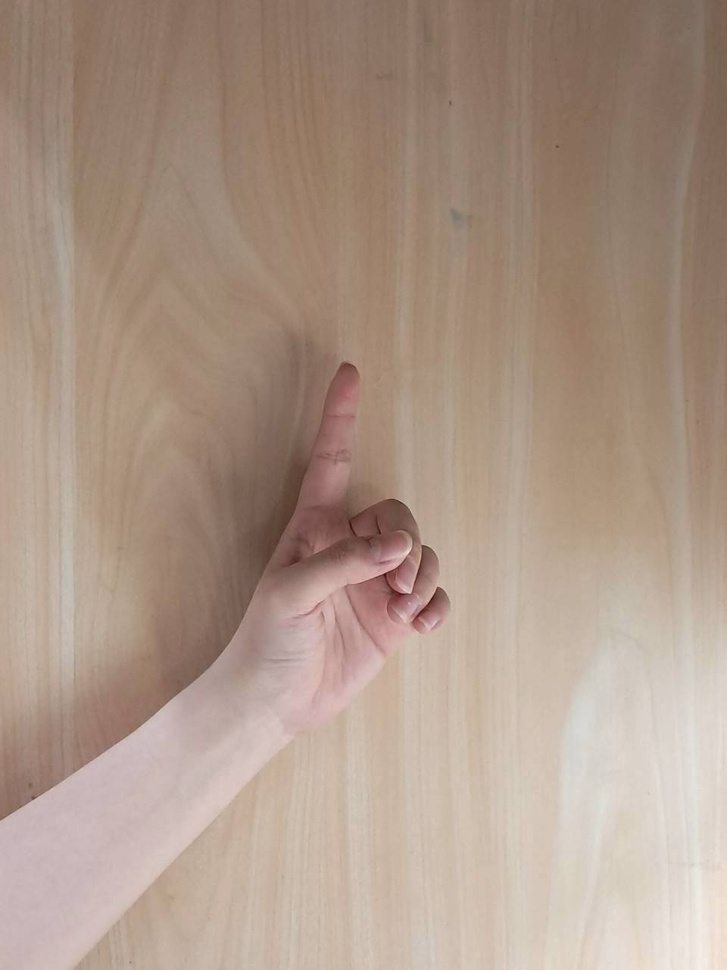
#> input picture train/dataSet/1/gesture1_1.jpg, 727 x 970 px, shrunk from 960 x 1280 before the run; its folder holds only this picture in this run
$ python -i featureExtraction.py   (imports and definitions only)
#> lines starting #> are read from the running program, lines starting #| are printed output that depends on the picture; after the words box and inside, x2 and y2 are one past the last pixel; in counts of white or black regions, pixels touching at a corner belong together
#> further down, picture is the input picture: shape (970, 727, 3); mean B, G, R 136.6, 151.5, 172.6
import os
import cv2
import numpy as np

# ======================================================
# Path Settings
# ======================================================
INPUT_DIR = "./dataSet_test"                # Original root directory of the dataset
OUTPUT_DIR = "./dataSet_test_preprocessed"  # Destination directory for saving feature maps

# Supported image extensions
VALID_EXTENSIONS = (".jpg", ".jpeg", ".png", ".bmp")

def process_single_image(img):
    """
    Core algorithm: Converts a single image into a high-quality,
    smooth, and continuous gesture edge feature map.
    """
    gray = cv2.cvtColor(img, cv2.COLOR_BGR2GRAY)
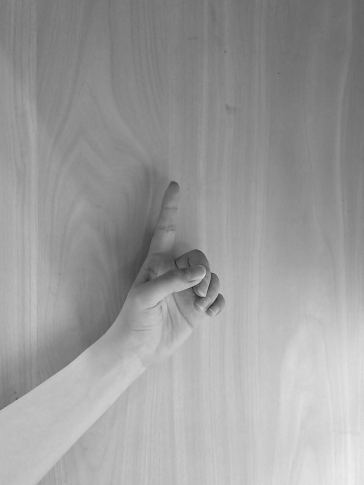
#> gray: shape (970, 727) (shown at 1/2 size); min 15, max 241, mean 156.1
    ycrcb = cv2.cvtColor(img, cv2.COLOR_BGR2YCrCb)
#> ycrcb: shape (970, 727, 3); mean of channels 0, 1, 2 156.1, 139.8, 116.9

    # 1. Skin color detection and mask creation
    lower_skin = np.array([0, 135, 85], dtype=np.uint8)
    upper_skin = np.array([255, 170, 135], dtype=np.uint8)
    skin_mask = cv2.inRange(ycrcb, lower_skin, upper_skin)
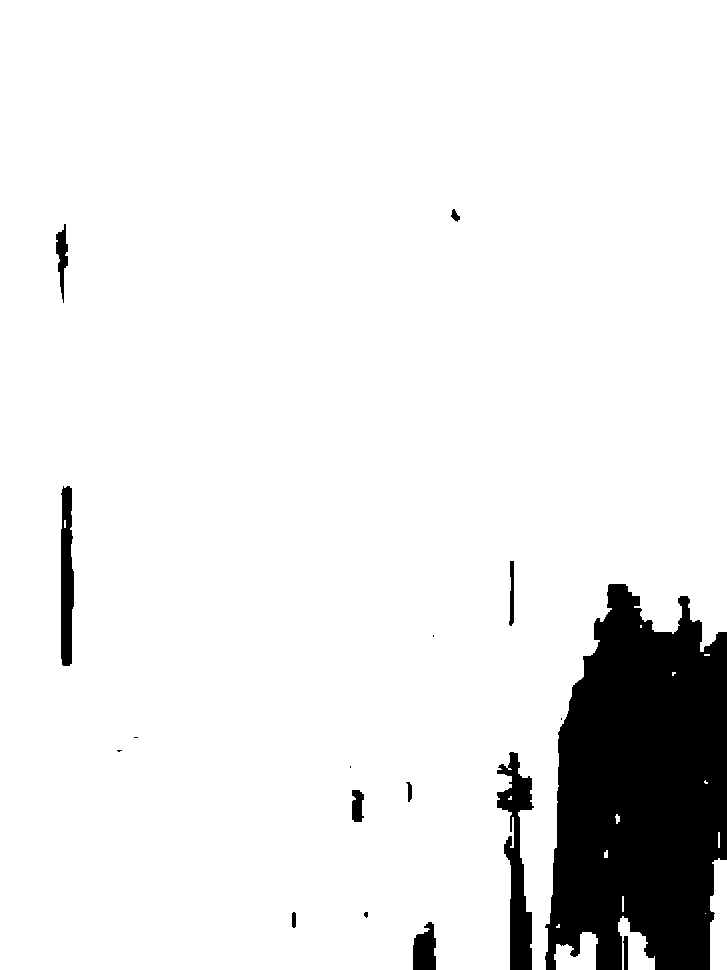
#> skin_mask: shape (970, 727); 91.2% white; 17 black regions (6 under 20 px), largest, box (x1, y1, x2, y2) and area: (545, 584, 727, 970) 53857, (497, 752, 534, 970) 3737, (61, 486, 74, 666) 1956

    kernel = cv2.getStructuringElement(cv2.MORPH_ELLIPSE, (5, 5))
    skin_mask = cv2.morphologyEx(skin_mask, cv2.MORPH_CLOSE, kernel)
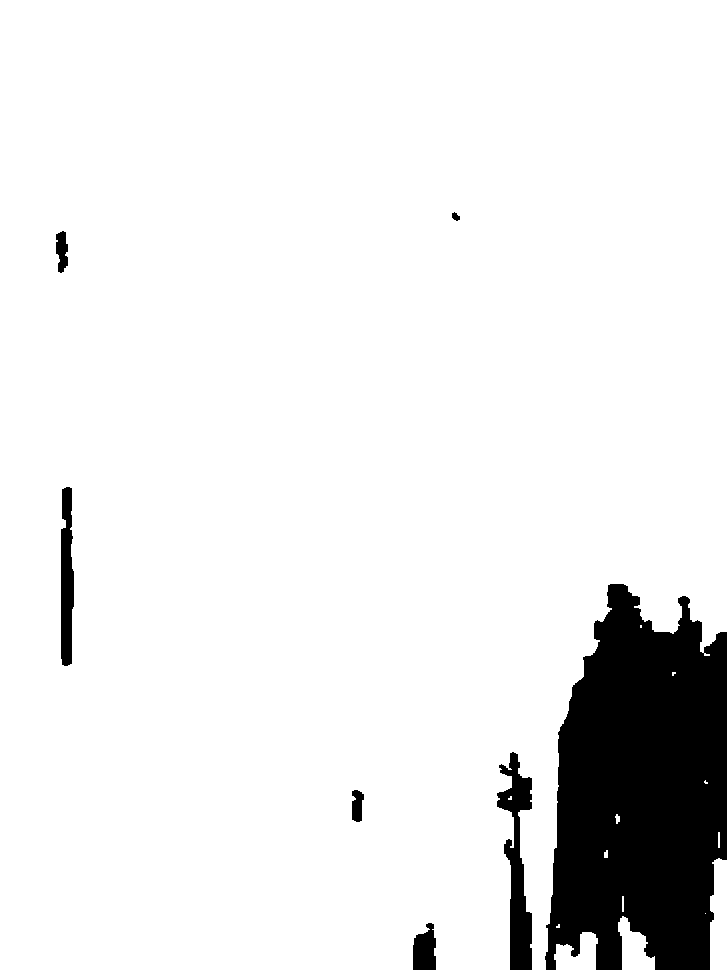
#> skin_mask: shape (970, 727); 91.4% white; 7 black regions, largest, box (x1, y1, x2, y2) and area: (545, 584, 727, 970) 53781, (497, 752, 532, 970) 3638, (61, 487, 74, 666) 1926
    skin_mask = cv2.morphologyEx(skin_mask, cv2.MORPH_OPEN, kernel)
#> skin_mask: shape (970, 727); 91.3% white; 7 black regions

    contours, _ = cv2.findContours(skin_mask, cv2.RETR_EXTERNAL, cv2.CHAIN_APPROX_SIMPLE)
#> contours = 4 contours; box (x1, y1, x2, y2) and area: (0, 0, 727, 970) 640536, (710, 858, 727, 970) 1574, (618, 917, 655, 970) 1084, (554, 932, 598, 970) 1042
    hand_mask = np.zeros_like(skin_mask)
    img_h, img_w = skin_mask.shape[:2]
    img_center = np.array([img_w / 2, img_h / 2])
    img_area = img_h * img_w

    best_contour = None
    min_score = float('inf')

    # Smart central region filter
    for c in contours:
        area = cv2.contourArea(c)
        if area < (img_area * 0.02) or area > (img_area * 0.60):
            continue
        M = cv2.moments(c)
        if M["m00"] != 0:
            cx = int(M["m10"] / M["m00"])
            cy = int(M["m01"] / M["m00"])
            dist = np.linalg.norm(np.array([cx, cy]) - img_center)
            if dist < min_score:
                min_score = dist
                best_contour = c
#> this loop made 4 passes
#> area on passes 1 to 4: 1042.5, 1084.5, 1573.5, 640536.5
#> after the loop, min_score = inf

    if best_contour is not None:
        cv2.drawContours(hand_mask, [best_contour], -1, 255, thickness=cv2.FILLED)
    elif contours:
        best_contour = max(contours, key=cv2.contourArea)
#> best_contour = contour of 432 points, box (x1, y1, x2, y2) (0, 0, 727, 970), area 640536
        cv2.drawContours(hand_mask, [best_contour], -1, 255, thickness=cv2.FILLED)
#> hand_mask: shape (970, 727); 91.1% white; 3 black regions, box (x1, y1, x2, y2) and area: (545, 584, 727, 970) 58036, (497, 752, 532, 970) 3703, (413, 923, 436, 970) 860

    # 2. High-sensitivity Canny (applied to the raw image first to ensure smooth, natural lines)
    raw_blurred = cv2.GaussianBlur(gray, (3, 3), 0)
    raw_canny = cv2.Canny(raw_blurred, 15, 50)
#> raw_canny: shape (970, 727); 0.9% white in thin lines or dots

    # 3. Expand the mask umbrella to filter out background noise
    mask_expand_kernel = cv2.getStructuringElement(cv2.MORPH_ELLIPSE, (15, 15))
    dilated_hand_mask = cv2.dilate(hand_mask, mask_expand_kernel, iterations=1)
#> dilated_hand_mask: shape (970, 727); 92.3% white; 5 black regions (1 under 20 px), largest, box (x1, y1, x2, y2) and area: (553, 591, 727, 970) 53495, (517, 900, 525, 970) 443, (420, 940, 429, 970) 229, (505, 783, 525, 806) 224
    filtered_edges = cv2.bitwise_and(raw_canny, raw_canny, mask=dilated_hand_mask)
#> filtered_edges: shape (970, 727); 0.9% white in thin lines or dots

    # 4. Morphology CLOSE operation to bridge small gaps, followed by a slight dilation
    close_kernel = cv2.getStructuringElement(cv2.MORPH_ELLIPSE, (3, 3))
    closed_edges = cv2.morphologyEx(filtered_edges, cv2.MORPH_CLOSE, close_kernel)
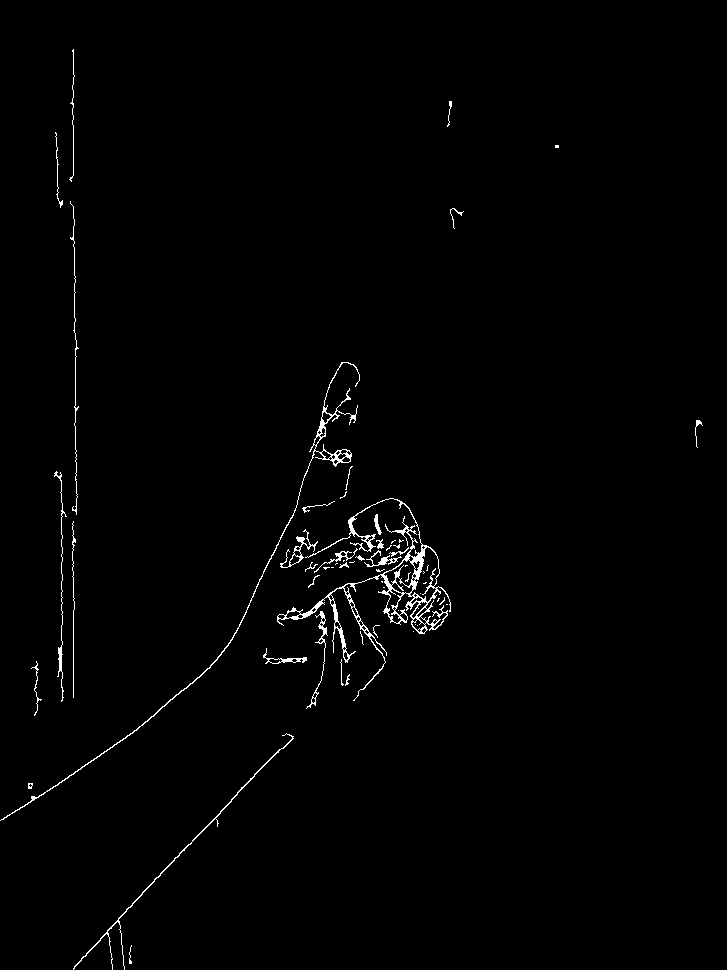
#> closed_edges: shape (970, 727); 1.1% white in thin lines or dots

    dilation_kernel = np.ones((3, 3), np.uint8)
    final_edges = cv2.dilate(closed_edges, dilation_kernel, iterations=1)
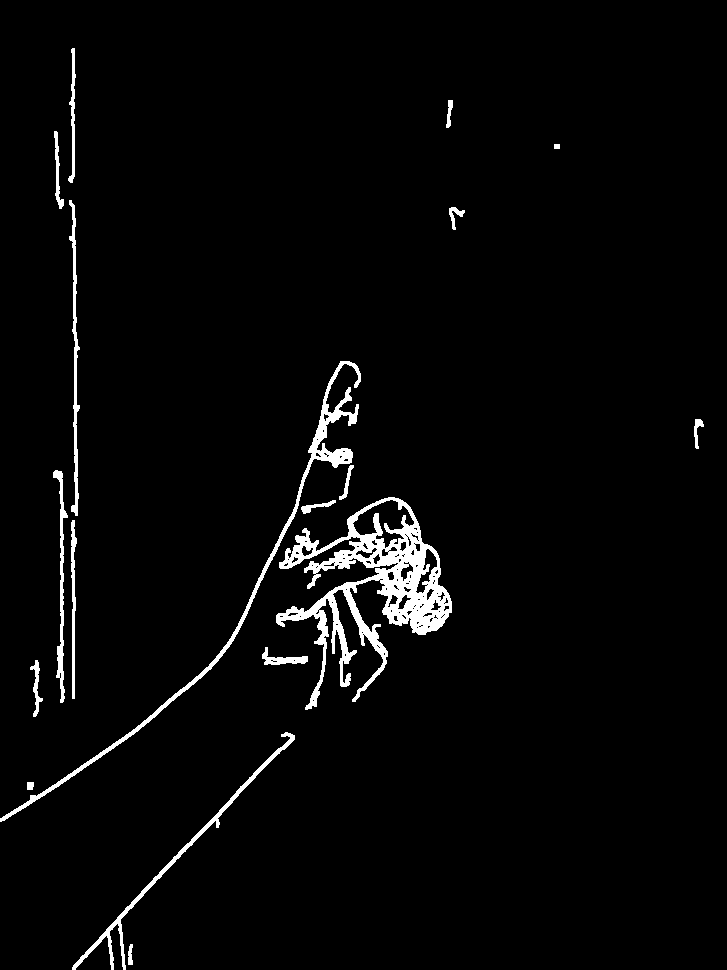
#> final_edges: shape (970, 727); 2.9% white; 18 white regions, largest, box (x1, y1, x2, y2) and area: (276, 497, 452, 710) 10381, (0, 361, 361, 822) 3640, (72, 732, 295, 970) 1722

    # 5. Convert back to 3 channels (BGR) to match the input requirement of MiniVGGNet
    final_edges_3ch = cv2.cvtColor(final_edges, cv2.COLOR_GRAY2BGR)

    return final_edges_3ch

# [51 lines left out: function main, not called in this run]

# [2 lines not run here, left out]

>>> import cv2
>>> picture = cv2.imread('dataSet/1/gesture1_1.jpg')
>>> result = process_single_image(picture)

$ run again, on train/dataSet/1/gesture1_101.jpg
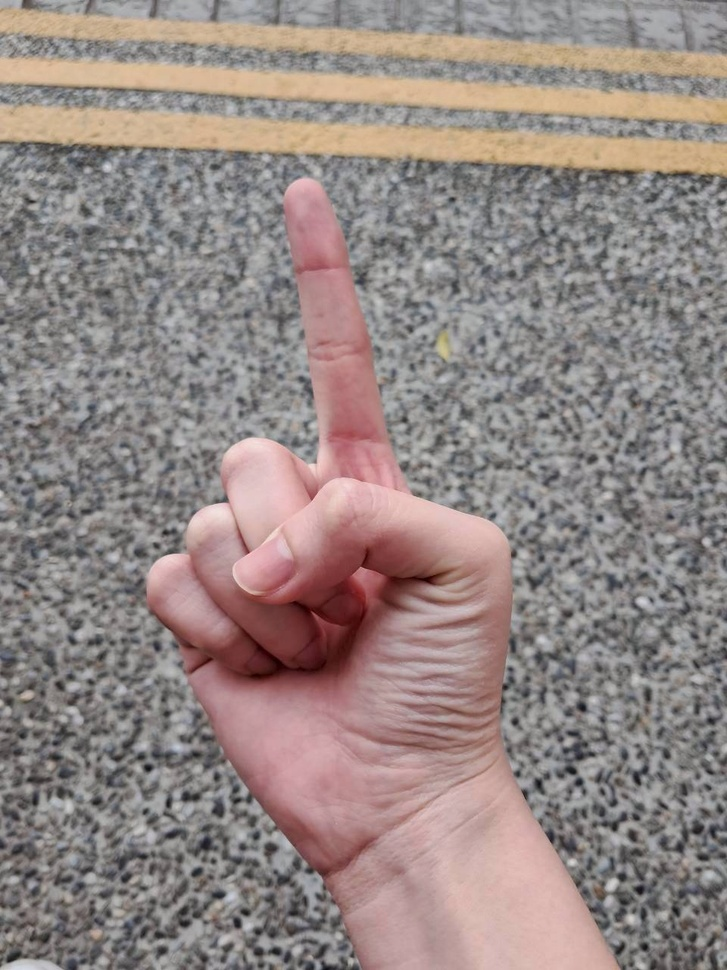
#> input picture train/dataSet/1/gesture1_101.jpg, 727 x 970 px, shrunk from 960 x 1280 before the run
#> picture is the input picture: shape (970, 727, 3); mean B, G, R 132.4, 135.2, 148.1
#> ycrcb: shape (970, 727, 3); mean of channels 0, 1, 2 138.8, 134.7, 124.4
#> in process_single_image, `skin_mask = cv2.inRange(ycrcb, lower_skin, upper_skin)`:
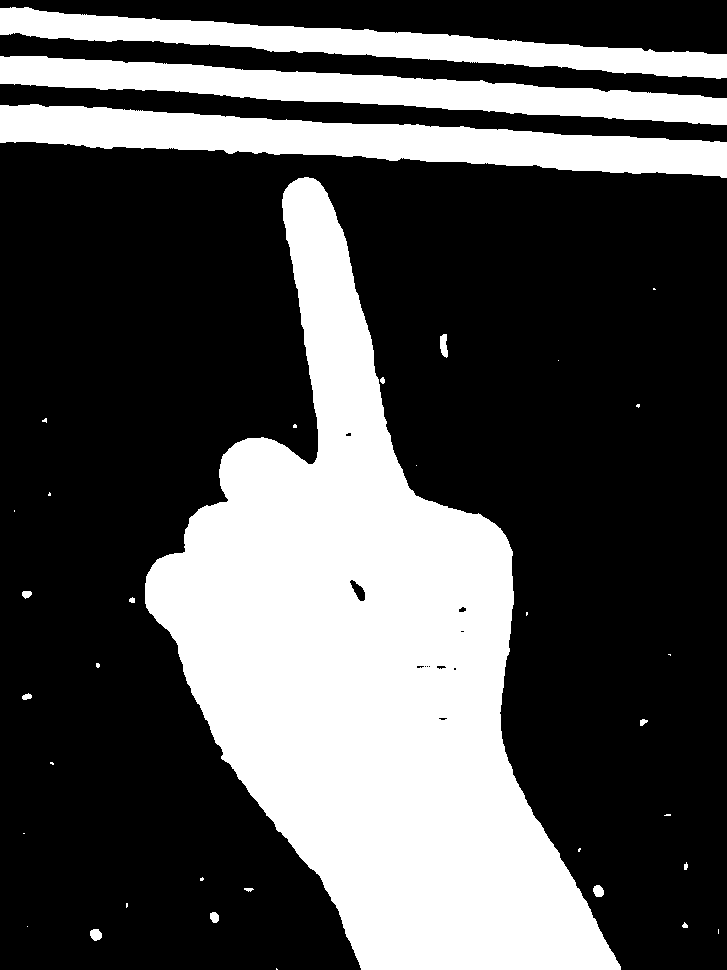
#> skin_mask: shape (970, 727); 32.6% white; 36 white regions (20 under 20 px), largest, box (x1, y1, x2, y2) and area: (145, 177, 621, 970) 164688, (0, 104, 727, 178) 25975, (0, 56, 727, 125) 20728
#> contours = 12 contours, 1 with area under 20; largest, box (x1, y1, x2, y2) and area: (145, 177, 621, 970) 163945, (0, 104, 727, 178) 25216, (0, 56, 727, 125) 19976, (0, 7, 727, 79) 17170, (440, 334, 448, 357) 112
#> the loop in process_single_image, `for c in contours:` made 12 passes
#> (area, cx, cy, dist, min_score) on pass 9: (163945, 368, 667, 182.1, 182.1)
#> after the loop in process_single_image, `for c in contours:`: best_contour = contour of 906 points, box (x1, y1, x2, y2) (145, 177, 621, 970), area 163945; min_score = 182.1
#> hand_mask: shape (970, 727); 23.4% white; 1 white region, box (x1, y1, x2, y2) and area: (145, 177, 621, 970) 164987
#> raw_canny: shape (970, 727); 19.8% white in thin lines or dots
#> dilated_hand_mask: shape (970, 727); 25.4% white; 1 white region, box (x1, y1, x2, y2) and area: (138, 170, 628, 970) 179233
#> filtered_edges: shape (970, 727); 3% white in thin lines or dots, all inside (x1, y1, x2, y2) = (138, 170, 627, 970)
#> in process_single_image, `final_edges = cv2.dilate(closed_edges, dilation_kernel, iterations=1)`:
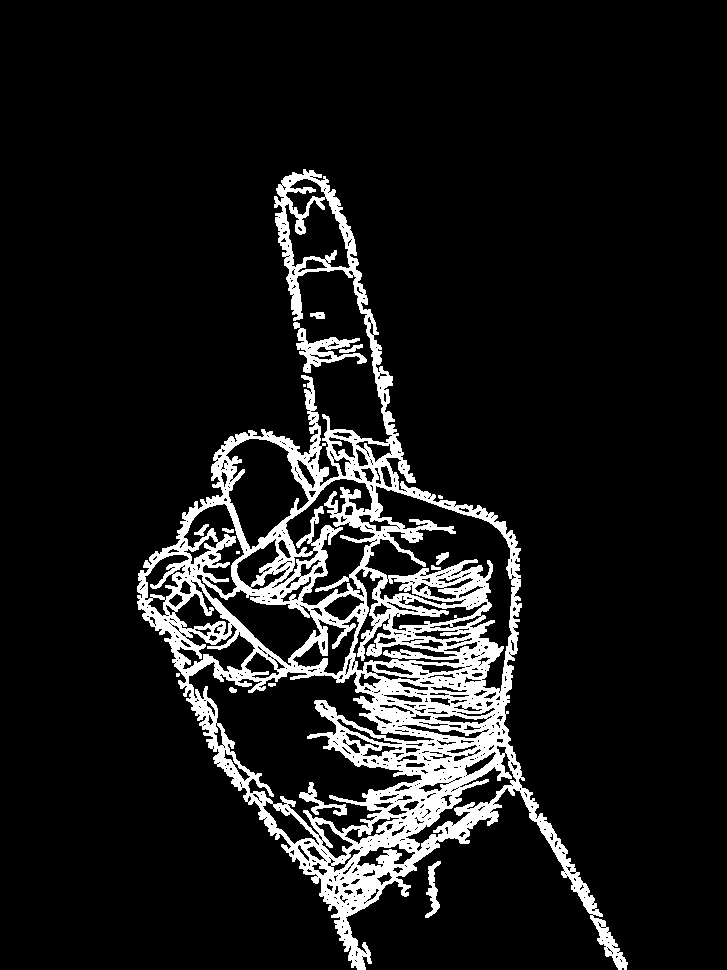
#> final_edges: shape (970, 727); 10.1% white; 15 white regions (4 under 20 px), largest, box (x1, y1, x2, y2) and area: (137, 169, 628, 970) 68409, (293, 322, 367, 373) 1159, (299, 782, 347, 816) 439
